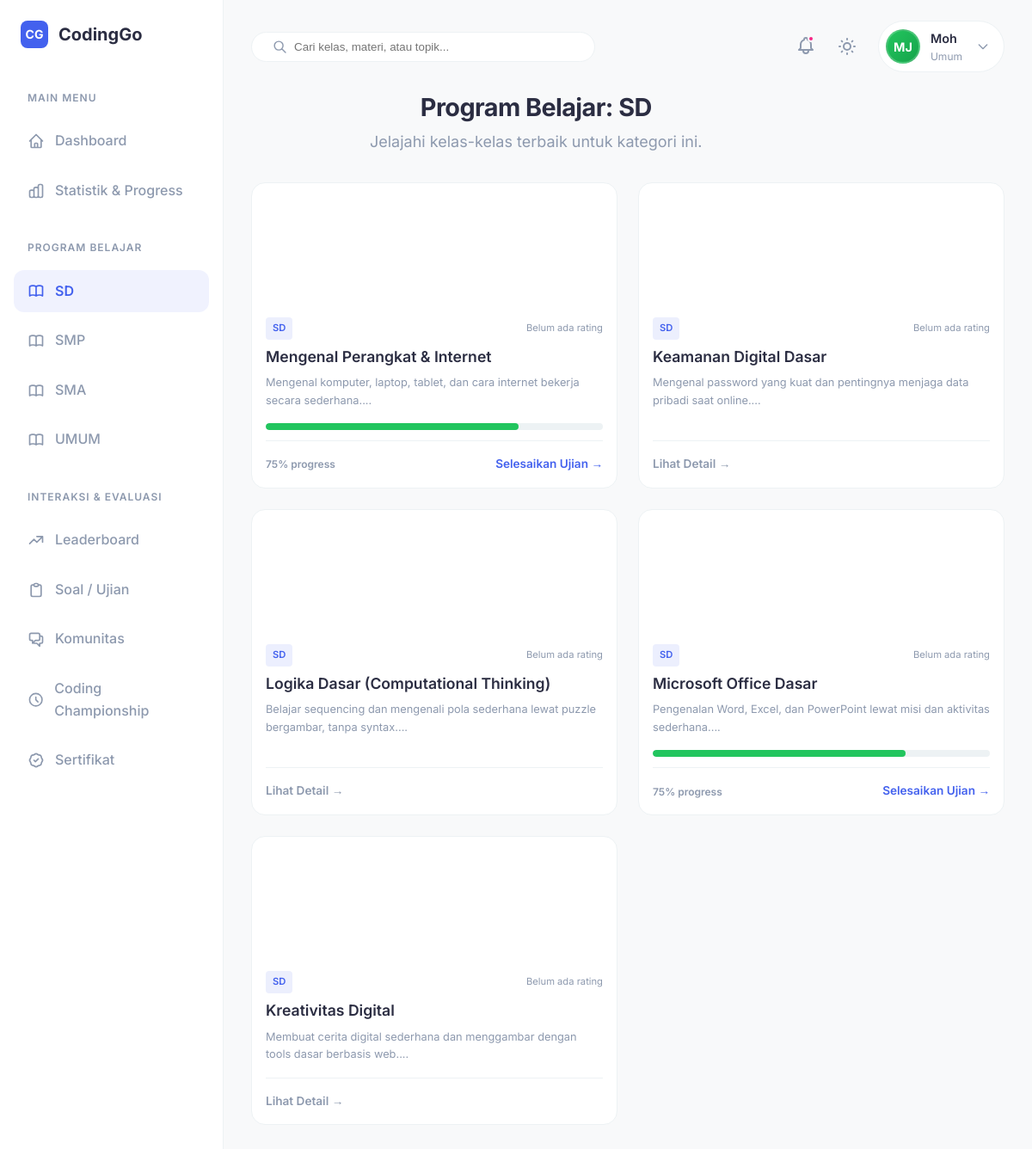
/index.php?page=course_list&category=SD (signed in), run on the app's committed database.
### tables this page shows
CREATE TABLE `courses` (
  `id` int NOT NULL,
  `title` varchar(150) NOT NULL,
  `category` enum('SD','SMP','SMA','Umum') NOT NULL,
  `description` text,
  `thumbnail` varchar(255) DEFAULT NULL,
  `theme_color` varchar(10) DEFAULT '#4361ee',
  `created_by` int DEFAULT NULL,
  `created_at` timestamp NULL DEFAULT CURRENT_TIMESTAMP
);

### includes/auth_helpers.php (called while the page is built, shortened)
<?php
function calculateAge($birth_date) {
    $dob = new DateTime($birth_date);
    $now = new DateTime();
    $diff = $now->diff($dob);
    return $diff->y;
}
function getUserAllowedCategories($user) {
    $age = calculateAge($user['birth_date']);
    $allowed = [];
    if ($age <= 12) {
        $allowed = ['SD'];
    } elseif ($age >= 13 && $age <= 15) {
        $allowed = ['SD', 'SMP'];
    } elseif ($age >= 16 && $age <= 18) {
        $allowed = ['SD', 'SMP', 'SMA'];
    } else {
        $allowed = ['SD', 'SMP', 'SMA', 'Umum'];
    }
    return $allowed;
}
function hasCategoryAccess($user, $category) {
    $allowed = getUserAllowedCategories($user);
    return in_array($category, $allowed);
}
?>

### pages/course_list.php (the view, shortened to what this page needs)
<?php
require_once 'config/db.php';
$category = $_GET['category'] ?? 'Semua';
$stmt_user = $pdo->prepare("SELECT * FROM users WHERE id = ?");
$stmt_user->execute([$_SESSION['user_id']]);
$current_user = $stmt_user->fetch();
$has_access = hasCategoryAccess($current_user, $category);
if ($has_access) {
    if ($category === 'Semua') {
        $allowed = getUserAllowedCategories($current_user);
        if ($current_user['role'] === 'admin') {
            $stmt = $pdo->prepare("
                SELECT c.*,
                       (SELECT AVG(rating) FROM course_ratings cr WHERE cr.course_id = c.id) as avg_rating,
                       (SELECT COUNT(*) FROM course_ratings cr2 WHERE cr2.course_id = c.id) as total_ratings,
                       (SELECT COUNT(*) FROM materials m WHERE m.course_id = c.id) as total_materials,
                       (SELECT COUNT(*) FROM user_progress up JOIN materials m2 ON up.material_id = m2.id WHERE m2.course_id = c.id AND up.user_id = ? AND up.status = 'completed') as completed_materials,
                       (SELECT COUNT(*) FROM exams e WHERE e.course_id = c.id) as exam_count
                FROM courses c ORDER BY created_at DESC
            ");
            $stmt->execute([$_SESSION['user_id']]);
            $courses = $stmt->fetchAll();
        } else if (!empty($allowed)) {
            $placeholders = implode(',', array_fill(0, count($allowed), '?'));
            $stmt = $pdo->prepare("
                SELECT c.*,
                       (SELECT AVG(rating) FROM course_ratings cr WHERE cr.course_id = c.id) as avg_rating,
                       (SELECT COUNT(*) FROM course_ratings cr2 WHERE cr2.course_id = c.id) as total_ratings,
                       (SELECT COUNT(*) FROM materials m WHERE m.course_id = c.id) as total_materials,
                       (SELECT COUNT(*) FROM user_progress up JOIN materials m2 ON up.material_id = m2.id WHERE m2.course_id = c.id AND up.user_id = ? AND up.status = 'completed') as completed_materials,
                       (SELECT COUNT(*) FROM exams e WHERE e.course_id = c.id) as exam_count
                FROM courses c WHERE c.category IN ($placeholders) ORDER BY created_at DESC
            ");
            $params = array_merge([$_SESSION['user_id']], $allowed);
            $stmt->execute($params);
            $courses = $stmt->fetchAll();
        } else {
            $courses = [];
        }
    } else {
        $stmt = $pdo->prepare("
            SELECT c.*,
                   (SELECT AVG(rating) FROM course_ratings cr WHERE cr.course_id = c.id) as avg_rating,
                   (SELECT COUNT(*) FROM course_ratings cr2 WHERE cr2.course_id = c.id) as total_ratings,
                   (SELECT COUNT(*) FROM materials m WHERE m.course_id = c.id) as total_materials,
                   (SELECT COUNT(*) FROM user_progress up JOIN materials m2 ON up.material_id = m2.id WHERE m2.course_id = c.id AND up.user_id = ? AND up.status = 'completed') as completed_materials,
                   (SELECT COUNT(*) FROM exams e WHERE e.course_id = c.id) as exam_count
            FROM courses c WHERE c.category = ? ORDER BY created_at DESC
        ");
        $stmt->execute([$_SESSION['user_id'], $category]);
        $courses = $stmt->fetchAll();
    }
} else {
    $courses = [];
}
?>
<div class="dash-left" style="grid-column: 1 / -1;">
    <div class="section-header" style="margin-bottom: 2rem;">
        <div>
            <h1 style="font-size: 1.8rem; color: var(--dash-text); margin-bottom: 0.5rem;">Program Belajar: <?php echo htmlspecialchars($category); ?></h1>
            <p style="color: var(--dash-text-muted);">Jelajahi kelas-kelas terbaik untuk kategori ini.</p>
        </div>
    </div>
    <?php if (!$has_access): ?>
        <div style="background: rgba(239, 68, 68, 0.1); border: 1px dashed #ef4444; padding: 4rem; text-align: center; border-radius: 16px;">
            <div style="width: 64px; height: 64px; background: rgba(239, 68, 68, 0.2); color: #ef4444; border-radius: 50%; display: flex; align-items: center; justify-content: center; margin: 0 auto 1rem auto;">
                <svg fill="none" viewBox="0 0 24 24" stroke="currentColor" width="32"><path stroke-linecap="round" stroke-linejoin="round" stroke-width="2" d="M12 15v2m-6 4h12a2 2 0 002-2v-6a2 2 0 00-2-2H6a2 2 0 00-2 2v6a2 2 0 002 2zm10-10V7a4 4 0 00-8 0v4h8z" /></svg>
            </div>
            <h3 style="color: #ef4444; margin-bottom: 0.5rem; font-size:1.5rem;">Akses Ditolak</h3>
            <p style="color: var(--dash-text); font-weight:600; font-size:1.1rem; max-width:500px; margin: 0 auto;">Anda tidak memiliki izin untuk mengakses kelas di tingkat <b><?php echo htmlspecialchars($category); ?></b>.</p>
            <p style="color: var(--dash-text-muted); margin-top:0.5rem; font-size:0.95rem;">Hak akses Anda disesuaikan secara otomatis berdasarkan umur (tanggal lahir) atau telah diatur oleh Administrator.</p>
        </div>
    <?php else: ?>
        <div class="courses-grid" style="grid-template-columns: repeat(auto-fill, minmax(280px, 1fr)); gap: 1.5rem;">
            <?php foreach ($courses as $c): ?>
            <a href="index.php?page=course_detail&id=<?php echo $c['id']; ?>" style="text-decoration:none; color:inherit; display:block;">
                <div class="course-card" style="transition: transform 0.2s, box-shadow 0.2s; height: 100%; display: flex; flex-direction: column;">
                    <?php
                        $gradients = [
                            'linear-gradient(135deg, #1e3a8a 0%, #3b82f6 100%)',
                            'linear-gradient(135deg, #0f766e 0%, #14b8a6 100%)',
                            'linear-gradient(135deg, #4338ca 0%, #6366f1 100%)',
                            'linear-gradient(135deg, #b45309 0%, #f59e0b 100%)',
                            'linear-gradient(135deg, #be123c 0%, #e11d48 100%)'
                        ];
                        $gIndex = abs(crc32($c['title'])) % count($gradients);
                        $bg = $gradients[$gIndex];
                        if (!empty($c['thumbnail'])) {
                            $bg = 'url(' . htmlspecialchars($c['thumbnail']) . ') center/cover';
                        }
                    ?>
                    <div class="course-img" style="background: <?php echo $bg; ?>; height: 140px; display:flex; align-items:center; justify-content:center; color:white; font-size:2rem; font-weight:bold;">
                    </div>
                    <div class="course-body" style="flex:1; display:flex; flex-direction:column;">
                        <div style="display:flex; justify-content:space-between; align-items:center; margin-bottom:0.5rem;">
                            <span class="course-tag" style="margin-bottom:0;"><?php echo htmlspecialchars($c['category']); ?></span>
                            <?php if (!empty($c['total_ratings'])): ?>
                                <span style="font-size:0.75rem; color:#eab308; font-weight:600;">⭐ <?php echo round($c['avg_rating'], 1); ?> (<?php echo $c['total_ratings']; ?>)</span>
                            <?php else: ?>
                                <span style="font-size:0.7rem; color:var(--dash-text-muted);">Belum ada rating</span>
                            <?php endif; ?>
                        </div>
                        <div class="course-title" style="margin-bottom:0.5rem; font-size:1.1rem; line-height:1.4;"><?php echo htmlspecialchars($c['title']); ?></div>
                        <div class="course-desc" style="flex:1; margin-bottom:1rem;"><?php echo htmlspecialchars(substr($c['description'], 0, 100)) . '...'; ?></div>
                        <?php
                            $has_exam = $c['exam_count'] > 0;
                            $total_items = $c['total_materials'] + ($has_exam ? 1 : 0);
                            $pct = $total_items > 0 ? round(($c['completed_materials'] / $total_items) * 100) : 0;
                        ?>
                        <?php if ($c['completed_materials'] > 0): ?>
                            <div style="width:100%; background: var(--dash-border); border-radius: 999px; height: 8px; overflow: hidden; margin-bottom:0.75rem;">
                                <?php $theme_color = !empty($c['theme_color']) ? $c['theme_color'] : '#4361ee'; ?>
                                <div style="height:100%; border-radius:999px; background: <?php echo $theme_color; ?>; width: <?php echo $pct; ?>%;"></div>
                            </div>
                            <div style="display:flex; justify-content:space-between; align-items:center; border-top:1px solid var(--dash-border); padding-top:1rem; margin-top:auto;">
                                <span style="font-size:0.75rem; color:var(--dash-text-muted); font-weight:600;"><?php echo $pct; ?>% progress</span>
                                <?php $btn_text = ($has_exam && $c['completed_materials'] >= $c['total_materials']) ? 'Selesaikan Ujian &rarr;' : 'Lanjutkan Belajar &rarr;'; ?>
                                <span style="font-size:0.85rem; color:var(--dash-primary); font-weight:600;"><?php echo $btn_text; ?></span>
                            </div>
                        <?php else: ?>
                            <div style="display:flex; justify-content:space-between; align-items:center; border-top:1px solid var(--dash-border); padding-top:1rem; margin-top:auto;">
                                <span style="font-size:0.85rem; color:var(--dash-text-muted); font-weight:600;">Lihat Detail &rarr;</span>
                            </div>
                        <?php endif; ?>
                    </div>
                </div>
            </a>
            <?php endforeach; ?>
        </div>
    <?php endif; ?>
</div>

### data on the page
courses: category "SD", title "Mengenal Perangkat & Internet", description "Mengenal komputer, laptop, tablet, dan cara internet bekerja secara sederhana.", pct "75", btn_text "Selesaikan Ujian →"
courses: category "SD", title "Keamanan Digital Dasar", description "Mengenal password yang kuat dan pentingnya menjaga data pribadi saat online.", shows "Lihat Detail →"
courses: category "SD", title "Logika Dasar (Computational Thinking)", description "Belajar sequencing dan mengenali pola sederhana lewat puzzle bergambar, tanpa syntax.", shows "Lihat Detail →"
courses: category "SD", title "Microsoft Office Dasar", description "Pengenalan Word, Excel, dan PowerPoint lewat misi dan aktivitas sederhana.", pct "75", btn_text "Selesaikan Ujian →"
courses: category "SD", title "Kreativitas Digital", description "Membuat cerita digital sederhana dan menggambar dengan tools dasar berbasis web.", shows "Lihat Detail →"

### other printed values
$user_initials "MJ"
explode(' ', $user_name_display)[0] "Moh"
$user_class "Umum"
$category "SD"
